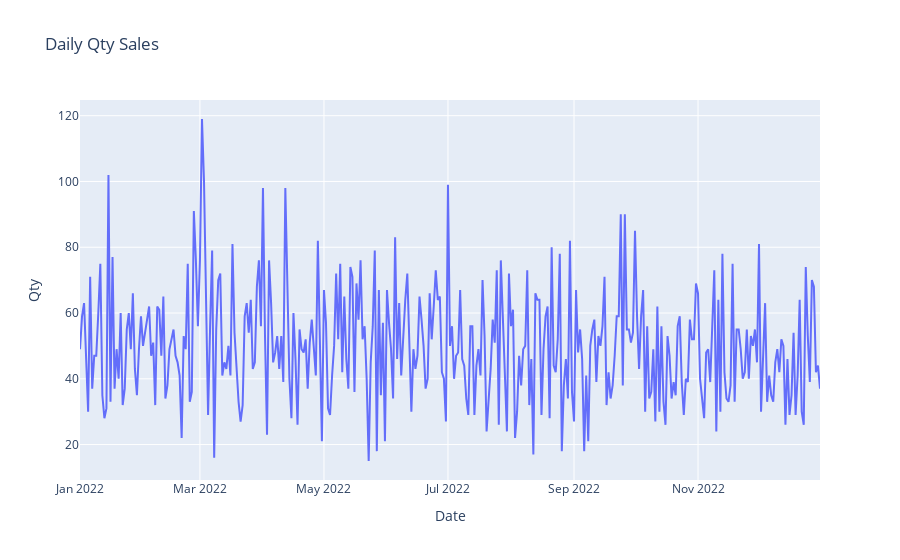

Notebook cell for this chart:
### Code cell
fig=px.line(df, x='Date', y='Qty', title='Daily Qty Sales')
fig.update_layout(template='plotly_dark')
fig.show()

### Figure 1 — Plotly figure (JSON) as saved in the notebook; plotly's stock layout.template omitted (floating-point values rounded to 4 significant figures; data arrays with more than 128 entries replaced by an {"elided": "..."} marker saying what was removed)
{"data": [{"hovertemplate": "Date=%{x}<br>Qty=%{y}<extra></extra>", "legendgroup": "", "line": {"color": "#636efa", "dash": "solid"}, "marker": {"symbol": "circle"}, "mode": "lines", "name": "", "orientation": "v", "showlegend": false, "type": "scatter", "x": {"elided": "365 str values"}, "xaxis": "x", "y": {"elided": "365 int values"}, "yaxis": "y"}], "layout": {"legend": {"tracegroupgap": 0}, "title": {"text": "Daily Qty Sales"}, "xaxis": {"anchor": "y", "domain": [0, 1], "title": {"text": "Date"}}, "yaxis": {"anchor": "x", "domain": [0, 1], "title": {"text": "Qty"}}}}
